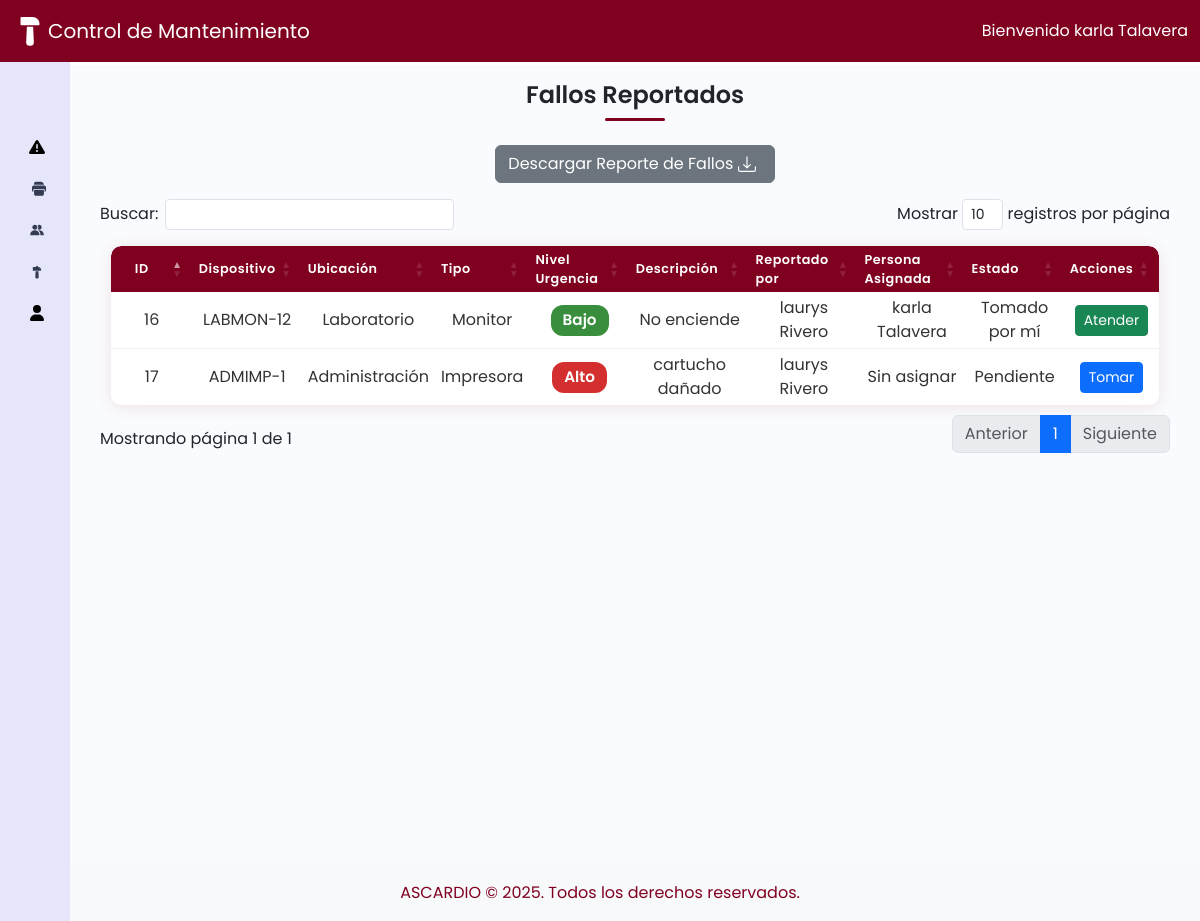
The app's page /index.php (signed in), older data.
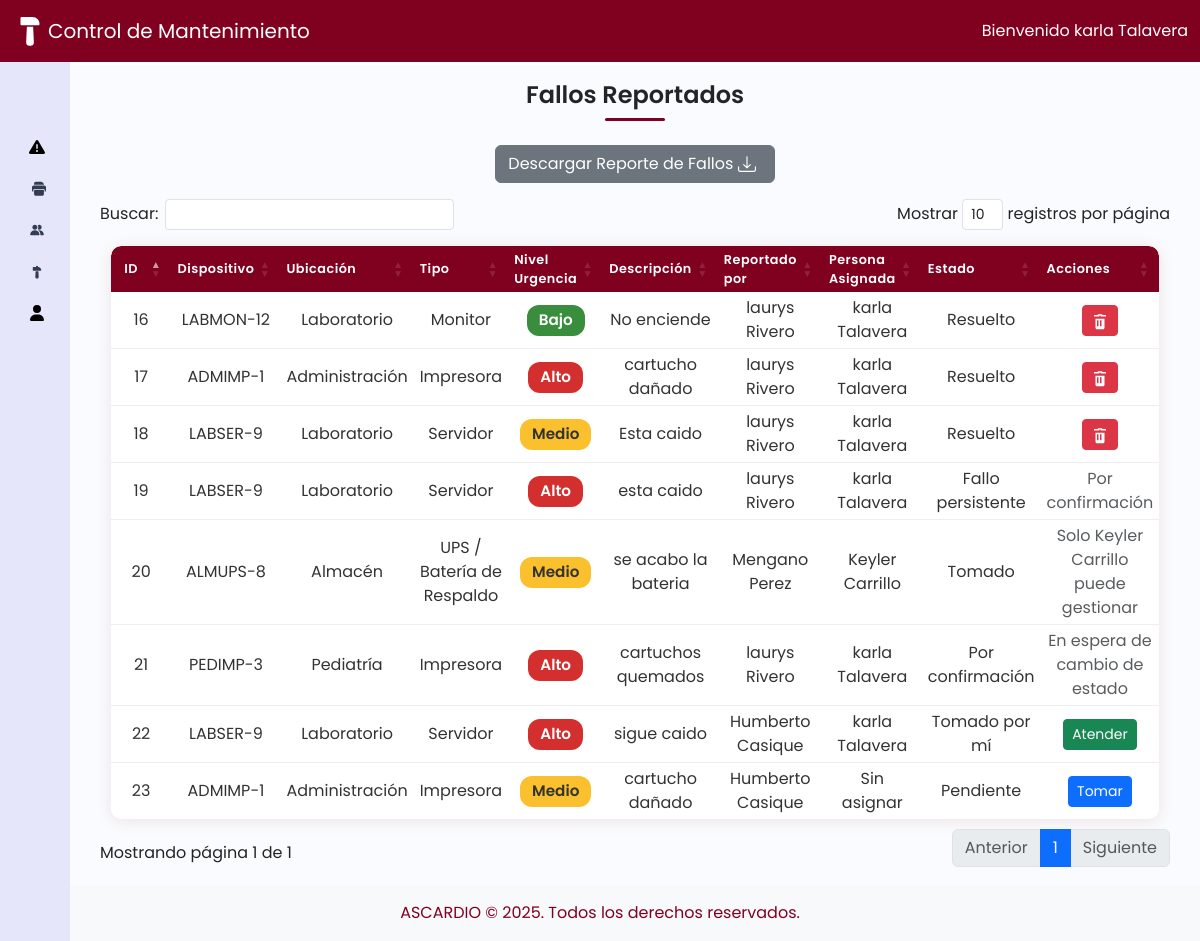
The same page, newer data.
### tables this page shows
CREATE TABLE `fallos` (
  `id` int(11) NOT NULL,
  `id_usuario_reporta` int(11) NOT NULL,
  `id_admin_toma` int(11) DEFAULT NULL,
  `codigo_dispositivo` varchar(50) NOT NULL,
  `descripcion` text NOT NULL,
  `estado` enum('pendiente','tomado','atendido','resuelto','persistente','por_confirmacion') NOT NULL DEFAULT 'pendiente',
  `fecha_reporte` datetime NOT NULL DEFAULT current_timestamp(),
  `fecha_tomado` datetime DEFAULT NULL,
  `fecha_atendido` datetime DEFAULT NULL,
  `fecha_resuelto` datetime DEFAULT NULL,
  `nivel_urgencia` enum('alto','medio','bajo') NOT NULL DEFAULT 'bajo'
);

CREATE TABLE `dispositivos` (
  `id` int(11) NOT NULL,
  `codigo_dispositivo` varchar(20) NOT NULL,
  `tipo_dispositivo` varchar(50) NOT NULL,
  `ubicacion` varchar(100) NOT NULL,
  `numero_identificador` int(11) DEFAULT NULL
);

### controladores/controladorFallo.php (called while the page is built, shortened)
<?php
require_once dirname(__DIR__) . '/modelos/modeloFallo.php';
require_once dirname(__DIR__) . '/modelos/modeloUsuario.php';
class controladorFallo {
    private $modelo;
    public function __construct() {
        $this->modelo = new modeloFallo();
    }
    public function mostrarFalloAdmin() {
        $modeloUsuario = new modeloUsuario();
        $usuarios = $modeloUsuario->listarTodos();
        $fallos = $this->modelo->listarTodos();
        include dirname(__DIR__) . '/vistas/vistaFalloAdmin.php';
    }
}

### modelos/modeloFallo.php (called while the page is built, shortened)
<?php
require_once dirname(__DIR__) . '/config/conexion.php';
class modeloFallo {
    private $conexion;
    public function __construct() {
        $db = new Base_Datos();
        $this->conexion = $db->Conexion_Base_Datos();
    }
    public function listarTodos() {
        $stmt = $this->conexion->query("
            SELECT f.*, d.ubicacion, d.tipo_dispositivo
            FROM fallos f
            JOIN dispositivos d ON f.codigo_dispositivo = d.codigo_dispositivo
            ORDER BY
                FIELD(f.nivel_urgencia, 'alto', 'mediano', 'bajo'),
                f.fecha_reporte DESC
        ");
        return $stmt->fetchAll(PDO::FETCH_ASSOC);
    }
}

### config/conexion.php (called while the page is built, shortened)
<?php
  class Base_Datos{
    private $Nombre_Servidor = "localhost";
    private $Nombre_Base_Datos = "Mantenimiento_AscardioDB;";
    private $Nombre_Usuario = "root";
    private $Pass = "";
    public function Conexion_Base_Datos(){
       $this->Conexion = null;
       try{
             $this-> Conexion = new PDO("mysql:host={$this->Nombre_Servidor};dbname={$this->Nombre_Base_Datos}",
             $this->Nombre_Usuario,
             $this->Pass
        );
        $this->Conexion->setAttribute(PDO::ATTR_ERRMODE, PDO::ERRMODE_EXCEPTION);
       }catch(PDOException $e){
         die ("Error de Conexion:" . $e->getMessage());
       }
       return $this->Conexion;
    }
    }
?>

### modelos/modeloUsuario.php (called while the page is built, shortened)
<?php
require_once dirname(__DIR__) . '/config/conexion.php';
class modeloUsuario {
    private $conexion;
    public function __construct() {
        $bd = new Base_Datos();
        $this->conexion = $bd->Conexion_Base_Datos();
    }
    public function listarTodos() {
        $stmt = $this->conexion->query("SELECT id, nombre, apellido FROM usuarios");
        return $stmt->fetchAll(PDO::FETCH_ASSOC);
    }
}

### vistas/vistaFalloAdmin.php (the view, shortened to what this page needs)
<?php include 'header.php'; ?>
<div class="main p-3">
    <h1>Fallos Reportados</h1>
    <div class="titulo-linea"></div>
    <button type="button" class="btn btn-secondary mb-3" onclick="genPDF()">
        Descargar Reporte de Fallos
    </button>
    <?php
        $usuariosMap = [];
        foreach ($usuarios as $u) {
            $usuariosMap[$u['id']] = $u['nombre'] . ' ' . $u['apellido'];
        }
        $admin_id = $_SESSION['usuario']['id'];
    ?>
    <table class="device-table fallos-table">
        <thead>
            <tr>
                <th>ID</th>
                <th>Dispositivo</th>
                <th>Ubicación</th>
                <th>Tipo</th>
                <th>Nivel Urgencia</th>
                <th>Descripción</th>
                <th>Reportado por</th>
                <th>Persona Asignada</th>
                <th>Estado</th>
                <th>Acciones</th>
            </tr>
        </thead>
        <tbody>
            <?php foreach ($fallos as $f): ?>
                <tr>
                    <td><?= htmlspecialchars($f['id']) ?></td>
                    <td><?= htmlspecialchars($f['codigo_dispositivo']) ?></td>
                    <td><?= htmlspecialchars($f['ubicacion']) ?></td>
                    <td><?= htmlspecialchars($f['tipo_dispositivo']) ?></td>
                    <td>
                        <?php
                            $urgencia = strtolower($f['nivel_urgencia']);
                            $colorClass = '';
                            if ($urgencia == 'alto') $colorClass = 'urgencia-alta';
                            elseif ($urgencia == 'medio' || $urgencia == 'mediano') $colorClass = 'urgencia-media';
                            else $colorClass = 'urgencia-baja';
                        ?>
                        <span class="urgencia-badge <?= $colorClass ?>">
                            <?= htmlspecialchars(ucfirst($f['nivel_urgencia'])) ?>
                        </span>
                    </td>
                    <td><?= htmlspecialchars($f['descripcion']) ?></td>
                    <td>
                        <?= isset($usuariosMap[$f['id_usuario_reporta']]) ? htmlspecialchars($usuariosMap[$f['id_usuario_reporta']]) : 'Desconocido' ?>
                    </td>
                    <td>
                        <?= $f['id_admin_toma'] && isset($usuariosMap[$f['id_admin_toma']]) ? htmlspecialchars($usuariosMap[$f['id_admin_toma']]) : 'Sin asignar' ?>
                    </td>
                    <td>
                        <?php
                        if ($f['estado'] == 'pendiente') {
                            echo "Pendiente";
                        } elseif ($f['estado'] == 'tomado') {
                            if ($f['id_admin_toma'] == $admin_id) {
                                echo "Tomado por mí";
                            } else {
                                echo "Tomado";
                            }
                        } elseif ($f['estado'] == 'por_confirmacion') {
                            echo "Por confirmación";
                        } elseif ($f['estado'] == 'resuelto') {
                            echo "Resuelto";
                        } elseif ($f['estado'] == 'persistente') {
                            echo "Fallo persistente";
                        }
                        ?>
                    </td>
                    <td class="text-center">
                        <form method="POST" style="display:inline;">
                            <div style="display: flex; align-items: center; gap: 6px; justify-content: center;">
                                <?php if ($f['estado'] == 'pendiente'): ?>
                                    <button type="submit" name="tomar" class="btn btn-sm btn-primary">Tomar</button>
                                <?php elseif (
                                    in_array($f['estado'], ['tomado', 'atendido', 'por_confirmacion', 'resuelto', 'persistente'])
                                    && $f['id_admin_toma'] == $admin_id
                                ): ?>
                                    <?php if ($f['estado'] == 'tomado'): ?>
                                        <button type="submit" name="atender" class="btn btn-sm btn-success">Atender</button>
                                    <?php elseif ($f['estado'] == 'resuelto'): ?>
                                        <button type="submit" name="eliminar_admin" class="btn btn-sm btn-danger" onclick="return confirm('¿Eliminar este reporte definitivamente?')">
                                            <svg xmlns="http://www.w3.org/2000/svg" width="18" height="18" fill="currentColor" viewBox="0 0 24 24">
                                                <path d="M9 3v1H4v2h16V4h-5V3H9zm2 2h2v1h-2V5zm-5 4v12c0 1.1.9 2 2 2h8c1.1 0 2-.9 2-2V9H6zm2 2h2v8h-2v-8zm4 0h2v8h-2v-8z"/>
                                            </svg>
                                        </button>
                                    <?php elseif ($f['estado'] == 'persistente'): ?>
                                        <span class="text-muted">Por confirmación</span>
                                    <?php else: ?>
                                        <span class="text-muted">En espera de cambio de estado</span>
                                    <?php endif; ?>
                                <?php else: ?>
                                    <span class="text-muted">Solo <?php
                                     $admin = $usuariosMap[$f['id_admin_toma']] ?? 'Administrador';
                                    echo $admin;?> puede gestionar</span>
                                <?php endif; ?>
                            </div>
                        </form>
                    </td>
                </tr>
            <?php endforeach; ?>
        </tbody>
    </table>
</div>
<?php include 'footer.php'; ?>

### index.php (shortened to what this page needs)
<?php
require_once 'config/conexion.php';
require_once 'controladores/controladorFallo.php';
$vista = $_GET['vista'] ?? 'fallos';
$rol = $_SESSION['usuario']['rol'] ?? 'usuario';
switch ($vista) {
    case 'fallos':
        $controlador = new controladorFallo();
        if ($rol === 'administrador') {
            $controlador->mostrarFalloAdmin();
        } else {
            $controlador->mostrarFalloUsuario();
        }
        break;
}

### vistas/header.php (shortened to what this page needs)
<!DOCTYPE html>
<html lang="en">
<head>
    <link href="https://cdn.lineicons.com/4.0/lineicons.css" rel="stylesheet">
    <link href="https://cdn.jsdelivr.net/npm/bootstrap@5.3.2/dist/css/bootstrap.min.css" rel="stylesheet"
>
    <link rel="stylesheet" href="https://cdn.datatables.net/1.13.5/css/dataTables.bootstrap4.min.css">
    <link rel="stylesheet" href="vistas/estilos/estiloFallo.css">
    <link rel="stylesheet" href="vistas/estilos/style.css">
    <link rel="stylesheet" href="vistas/estilos/estiloDispositivos.css">
    <link rel="stylesheet" href="vistas/estilos/estiloUsuarios.css">
</head>
<body>
    <header>
        <nav class="navbar navbar-expand-lg" style="background-color: #800020;">
            <div class="container-fluid">
                <a class="navbar-brand d-flex align-items-center text-white" href="#">
                    <span class="mantenimiento-text">Control de Mantenimiento</span>
                </a>
                <span class="ms-auto text-white">
                    Bienvenido <?php
                    if (isset($_SESSION['usuario']['nombre'], $_SESSION['usuario']['apellido'])) {
                        echo htmlspecialchars($_SESSION['usuario']['nombre'] . ' ' . $_SESSION['usuario']['apellido']);
                    } elseif (isset($_SESSION['usuario']['usuario'])) {
                        echo htmlspecialchars($_SESSION['usuario']['usuario']);
                    }
                ?>
                </span>
            </div>
        </nav>
    </header>
    <div class="wrapper">
        <aside id="sidebar">
            <div class="d-flex">
                <button id="toggle-btn" type="button">
                </button>
            </div>
            <ul class="sidebar-nav">
                <li class="sidebar-item">
                    <a href="index.php?vista=fallos" class="sidebar-link">
                    </a>
                </li>
                <li class="sidebar-item">
                    <a href="index.php?vista=dispositivos" class="sidebar-link">
                    </a>
                </li>
                 <?php if (isset($_SESSION['usuario']['rol']) && $_SESSION['usuario']['rol'] === 'administrador'): ?>
                <li class="sidebar-item">
                    <a href="index.php?vista=usuarios" class="sidebar-link">
                    </a>
                </li>
                <li class="sidebar-item">
                    <a href="index.php?vista=mantenimiento" class="sidebar-link">
                    </a>
                </li>
                 <li class="sidebar-item">
                    <a href="index.php?vista=manualAdmin" class="sidebar-link">
                    </a>
                </li>
                <?php endif; ?>
            </ul>
            <div class="sidebar-item">
                <a href="vistas/logout.php" class="sidebar-link">
                </a>
            </div>
        </aside>

### vistas/footer.php (shortened to what this page needs)
</div>
    <footer class="text-center py-3" style="background: #f8f9fa; color: #800020;">
     ASCARDIO &copy; 2025. Todos los derechos reservados.
    </footer>
</body>
</html>

### vistas/estilos/estiloFallo.css (style rules this page uses)
.urgencia-badge { display: inline-block; padding: 4px 12px; border-radius: 12px; color: #fff; font-weight: 600; font-size: 0.95em; }
.urgencia-alta { background: #d32f2f; }
.urgencia-media { background: #fbc02d; color: #333; }
.urgencia-baja { background: #388e3c; }

### vistas/estilos/style.css (style rules this page uses)
a { text-decoration: none; }
li { list-style: none; }
span { color: rgb(3, 3, 54) }
h1 { font-weight: 600; font-size: 1.5rem; text-align: center; margin-bottom: 8px; }
body { font-family: 'Poppins', sans-serif; }
.wrapper { display: flex; }
.main { min-height: 100vh; width: 100%; overflow: hidden; background-color: #fafbfe; display: flex; flex-direction: column; align-items: center; }
#sidebar { width: 70px; min-width: 70px; z-index: 1000; display: flex; flex-direction: column; background-color:lavender }
#toggle-btn { background-color: transparent; cursor: pointer; border: 0; padding: 1rem 1.5rem; }
.sidebar-nav { padding: 2rem 0; flex: 1 1 auto; }
a.sidebar-link { padding: .625rem 1.625rem; color: #FFF; display: block; font-size: 0.9rem; white-space: nowrap; border-left: 3px solid transparent; }
.sidebar-link svg { font-size: 1.1rem; margin-right: .75rem; }
header { position: fixed; top: 0; left: 0; width: 100%; z-index: 1050; color: #FFF; }
#sidebar { position: fixed; top: 62px; left: 0; height: calc(100% - 56px); margin-top: 0; z-index: 1040; }
.main { margin-top: 65px; margin-left: 70px; }
.mantenimiento-text { color: #fff !important; }

### vistas/estilos/estiloDispositivos.css (style rules this page uses)
.device-table { max-width: 900px; margin-left: auto; margin-right: auto; width: 95%; border-collapse: separate; border-spacing: 0; background: #fff; border-radius: 10px; overflow: hidden; box-shadow: 0 2px 16px rgba(128,0,32,0.10); font-family: 'Poppins', Arial, sans-serif; }
.device-table th, .device-table td { padding: 14px 18px; border-bottom: 1px solid #eee; text-align: left; font-size: 1rem; }
.fallos-table { max-width: 650px; width: 98%; margin-left: auto; margin-right: auto; border-collapse: separate; border-spacing: 0; background: #fff; border-radius: 10px; overflow: hidden; box-shadow: 0 2px 16px rgba(128,0,32,0.10); }
.fallos-table th, .fallos-table td { padding: 4px 6px; font-size: 0.80rem; border-bottom: 1px solid #eee; text-align: center; }
.fallos-table td { font-size: 1rem; }
@media (min-width: 768px) { .main.p-3 { padding-left: 30px !important; padding-right: 30px !important; } }
.device-table th { background: #800020; color: #fff; font-weight: 600; letter-spacing: 0.5px; border: none; }
.device-table tr:last-child td { border-bottom: none; }
.device-table td { color: #333; vertical-align: middle; }
.device-table th:first-child, .device-table td:first-child { text-align: center; width: 50px; }
.device-table th, .device-table td { position: relative; }
.device-table th:first-child { border-top-left-radius: 10px; }
.device-table th:last-child { border-top-right-radius: 10px; }
.device-table tr:last-child td:first-child { border-bottom-left-radius: 10px; }
.device-table tr:last-child td:last-child { border-bottom-right-radius: 10px; }

### vistas/estilos/estiloUsuarios.css (style rules this page uses)
.titulo-linea { width: 60px; height: 3px; background: #800020; margin: 0 auto 24px auto; border-radius: 2px; }

Row changes from the older to the newer data that the page shows:
added fallos: id "23", codigo_dispositivo "ADMIMP-1", dispositivos.ubicacion "Administración", dispositivos.tipo_dispositivo "Impresora", nivel_urgencia "Medio", descripcion "cartucho dañado", id_usuario_reporta "Humberto Casique", shows "Sin asignar", estado "Pendiente"
added fallos: id "20", codigo_dispositivo "ALMUPS-8", dispositivos.ubicacion "Almacén", dispositivos.tipo_dispositivo "UPS / Batería de Respaldo", nivel_urgencia "Medio", descripcion "se acabo la bateria", id_usuario_reporta "Mengano Perez", id_admin_toma "Keyler Carrillo", estado "Tomado"
added fallos: id "18", codigo_dispositivo "LABSER-9", dispositivos.ubicacion "Laboratorio", dispositivos.tipo_dispositivo "Servidor", nivel_urgencia "Medio", descripcion "Esta caido", id_usuario_reporta "laurys Rivero", id_admin_toma "karla Talavera", estado "Resuelto"
added fallos: id "22", codigo_dispositivo "LABSER-9", dispositivos.ubicacion "Laboratorio", dispositivos.tipo_dispositivo "Servidor", nivel_urgencia "Alto", descripcion "sigue caido", id_usuario_reporta "Humberto Casique", id_admin_toma "karla Talavera", estado "Tomado por mí"
added fallos: id "21", codigo_dispositivo "PEDIMP-3", dispositivos.ubicacion "Pediatría", dispositivos.tipo_dispositivo "Impresora", nivel_urgencia "Alto", descripcion "cartuchos quemados", id_usuario_reporta "laurys Rivero", id_admin_toma "karla Talavera", estado "Por confirmación"
added fallos: id "19", codigo_dispositivo "LABSER-9", dispositivos.ubicacion "Laboratorio", dispositivos.tipo_dispositivo "Servidor", nivel_urgencia "Alto", descripcion "esta caido", id_usuario_reporta "laurys Rivero", id_admin_toma "karla Talavera", estado "Fallo persistente"
changed fallos id 17: id_admin_toma (not shown) → "karla Talavera"; estado "Pendiente Tomar" → "Resuelto"; no longer shows "Sin asignar"
changed fallos "LABMON-12": estado "Tomado por mí Atender" → "Resuelto"
